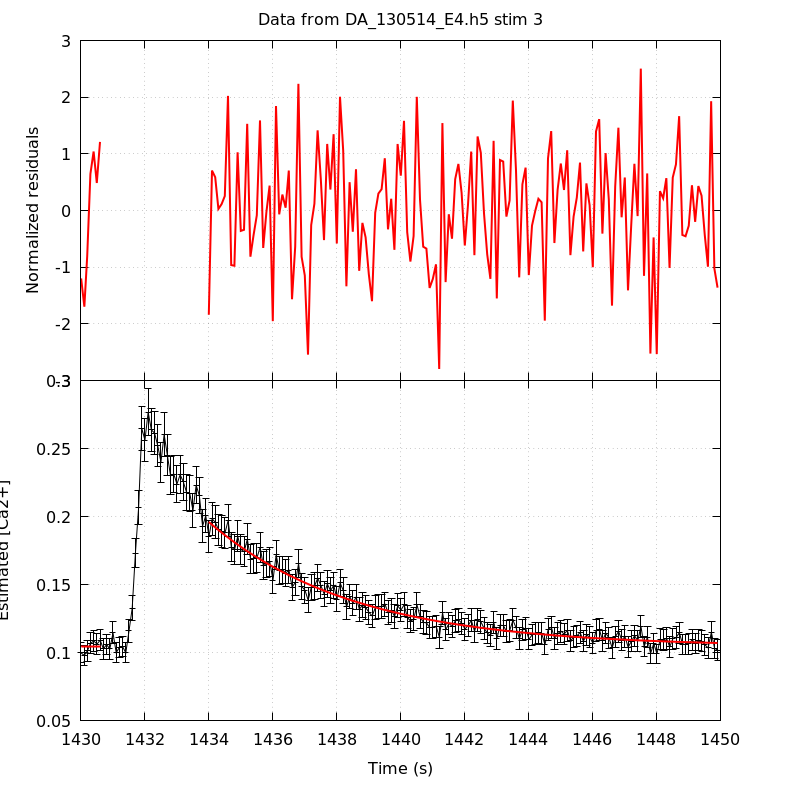

Write the gnuplot code that produced this figure.
unset key
set grid
set multiplot title 'Data from DA_130514_E4.h5 stim 3' noenhanced layout 2,1 margins 0.1,0.9,0.1,0.95 spacing 0,0
set ylabel 'Normalized residuals'
set xtics format ''
plot 'DA_130514_E4_aba_RatioFit_s3' using 1:4 with lines linecolor rgb 'red' linewidth 2
set format x '%g'
set xlabel 'Time (s)'
set ylabel 'Estimated [Ca2+]'
plot 'DA_130514_E4_aba_CaRatio_s3' using 1:2:($3*1.96) with yerrorlines \
     linecolor rgb 'black' linewidth 1,                \
     'DA_130514_E4_aba_RatioFit_s3' using 1:3 with lines linecolor rgb 'red'\
     linewidth 2
unset multiplot
